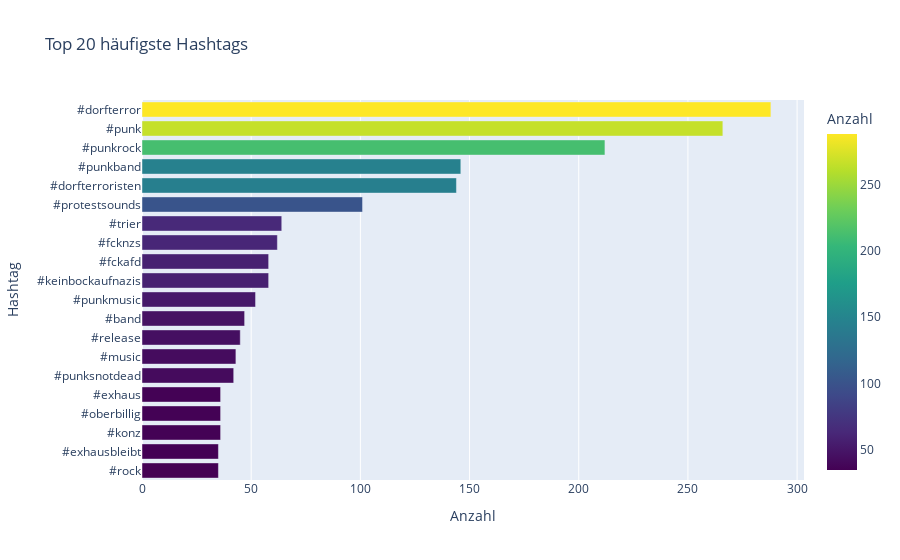

The cell this chart's notebook holds for it:
### Code cell
all_hashtags = [hashtag.lower() for hashtags in df_posts['caption_hashtags'] for hashtag in (hashtags if hashtags else [])]
top_hashtags = Counter(all_hashtags).most_common(20)
hashtags, counts = zip(*top_hashtags)

# DataFrame für Plotly vorbereiten
df_hashtags = pd.DataFrame({
    'Hashtag': hashtags,
    'Anzahl': counts
})

# Plotly Balkendiagramm horizontal
fig = px.bar(
    df_hashtags,
    x='Anzahl',
    y='Hashtag',
    orientation='h',
    color='Anzahl',
    color_continuous_scale='viridis',
    title='Top 20 häufigste Hashtags',
    labels={'Anzahl': 'Anzahl', 'Hashtag': 'Hashtag'}
)

# Sortierung y-Achse (Top von oben)
fig.update_layout(yaxis={'categoryorder':'total ascending'})

fig.show()

### Figure 1 — Plotly figure (JSON) as saved in the notebook; plotly's stock layout.template omitted (floating-point values rounded to 4 significant figures)
{"data": [{"hovertemplate": "Anzahl=%{marker.color}<br>Hashtag=%{y}<extra></extra>", "legendgroup": "", "marker": {"color": [288, 266, 212, 146, 144, 101, 64, 62, 58, 58, 52, 47, 45, 43, 42, 36, 36, 36, 35, 35], "coloraxis": "coloraxis", "pattern": {"shape": ""}}, "name": "", "orientation": "h", "showlegend": false, "textposition": "auto", "type": "bar", "x": [288, 266, 212, 146, 144, 101, 64, 62, 58, 58, 52, 47, 45, 43, 42, 36, 36, 36, 35, 35], "xaxis": "x", "y": ["#dorfterror", "#punk", "#punkrock", "#punkband", "#dorfterroristen", "#protestsounds", "#trier", "#fcknzs", "#keinbockaufnazis", "#fckafd", "#punkmusic", "#band", "#release", "#music", "#punksnotdead", "#konz", "#oberbillig", "#exhaus", "#rock", "#exhausbleibt"], "yaxis": "y"}], "layout": {"barmode": "relative", "coloraxis": {"colorbar": {"title": {"text": "Anzahl"}}, "colorscale": [[0, "#440154"], [0.1111, "#482878"], [0.2222, "#3e4989"], [0.3333, "#31688e"], [0.4444, "#26828e"], [0.5556, "#1f9e89"], [0.6667, "#35b779"], [0.7778, "#6ece58"], [0.8889, "#b5de2b"], [1, "#fde725"]]}, "legend": {"tracegroupgap": 0}, "title": {"text": "Top 20 häufigste Hashtags"}, "xaxis": {"anchor": "y", "domain": [0, 1], "title": {"text": "Anzahl"}}, "yaxis": {"anchor": "x", "categoryorder": "total ascending", "domain": [0, 1], "title": {"text": "Hashtag"}}}}
